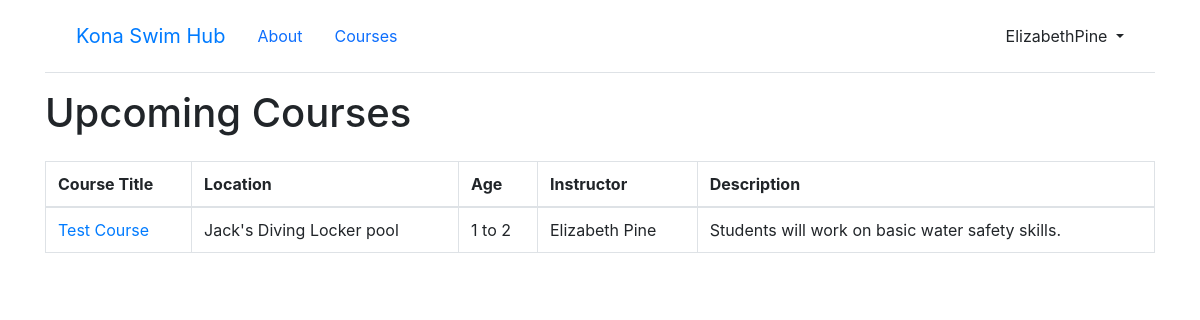
The app's page /lessons/course_list/ (signed in), older data.
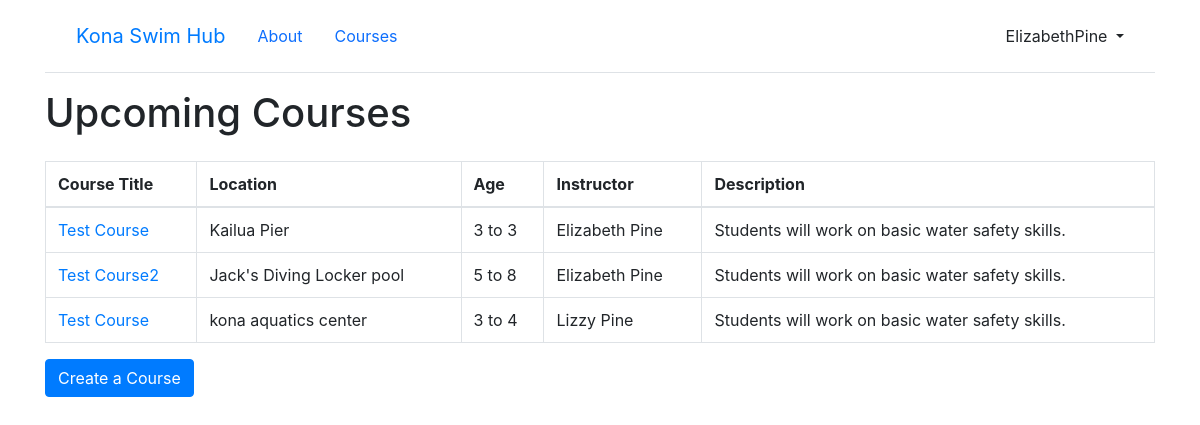
The same page, newer data.
### accounts/models.py (models this page shows)
class CustomUser(AbstractUser):
    email = models.EmailField(max_length=200)
    password = models.CharField(max_length=200)
    first_name = models.CharField(max_length = 100)
    last_name = models.CharField(max_length = 100)
    is_instructor = models.BooleanField(default=False)
    course_created = models.ForeignKey('lessons.Course', null=True, on_delete=models.CASCADE)
    def __str__(self):
        return self.first_name[:50] + " " + self.last_name[:50]

### lessons/models.py (models this page shows, shortened)
class Course(models.Model):
    course_instructor = models.ForeignKey(CustomUser, on_delete=models.CASCADE, null=True) # Check this: When User is deleted, also delete the Course.
    course_title = models.CharField(max_length=100, default=None)
    course_description = models.CharField(max_length=250)
    course_age_range_min = models.IntegerField(null=True)
    course_age_range_max = models.IntegerField(null=True)
    course_location = models.CharField(max_length=100)
    course_start_date = models.DateField(help_text="Enter the date this course will begin.")
    course_end_date = models.DateField(help_text="Enter the date this course will end.")
    course_day_of_week = models.CharField(max_length=100)
    course_start_time = models.TimeField(help_text="Enter the start time for this course (e.g., 01:00 PM)")
    course_end_time = models.TimeField(help_text="Enter the end time for this course (e.g., 02:00 PM)")
    num_spots_available = models.IntegerField()
    learner_on_roster = models.ManyToManyField(to=Learner, related_name="learners", default=1, blank=True)

### lessons/views.py (the view, shortened to what this page needs)
# urls.py: path("course_list/", CourseListView.as_view(), name="course_list"),
class CourseListView(LoginRequiredMixin, ListView):
    model = Course
    template_name = 'course_list.html'

### templates/course_list.html (shortened to what this page needs)
{% extends "base.html" %}
{% block content %}
<body>
  <h1>Upcoming Courses</h1>
  <div class="course-table-container">
    <table class="table table-bordered table-hover">
      <thead>
        <tr>
          <th> Course Title </th>
          <th> Location </th>
          <th> Age </th>
          <th> Instructor </th>
          <th> Description </th>
        </tr>
      </thead>
      <tbody>
        {% for course in object_list %}
        <tr>
          <td><a href="{% url 'course_detail' course.pk %}"">{{ course.course_title }}</a></td>
          <td> {{ course.course_location }} </td>
          <td> {{ course.course_age_range_min }} to {{ course.course_age_range_max }}</td>
          <td> {{ course.course_instructor }} </td>
          <td> {{ course.course_description }} </td>
        </tr>
        {% endfor %}
      </tbody>
    </table>
  </div>
  {% if user.is_instructor %}
  <div>
    <a href=" {% url 'course_create' %}" class="btn btn-primary" role="button">Create a Course</a>
  </div>
  {% endif %}
</body>
{% endblock content %}

### templates/base.html (shortened to what this page needs)
{% load static %}
<html>
<head>
    <link href="{% static 'css/base.css' %}" rel="stylesheet">
    <link href="https://cdn.jsdelivr.net/npm/bootstrap@5.1.3/dist/css/bootstrap.min.css" rel="stylesheet"
>
</head>
{% load bootstrap4 %}
{% bootstrap_css %}
<body>
    <div class="container">
        <header class="p-3 mb-3 border-bottom">
            <div class="container">
                <div class="d-flex flex-wrap align-items-center justify-content-center
                justify-content-lg-start">
                    <a class="navbar-brand" href="{% url 'home' %}">Kona Swim Hub</a>
                    <a class="nav-link" href="{% url 'about' %}">About </a>
                    <a class="nav-link" href="{% url 'course_list' %}">Courses </a>
                        {% if user.is_authenticated %}
                    <div class="dropdown text-end">
                        <a href="#" class="d-block link-dark text-decoration-none dropdown-toggle" id="dropdownUser1"
                            data-bs-toggle="dropdown" aria-expanded="false">
                            {{ user.username }}
                        </a>
                    </div>
                    {% else %}
                    </ul>
                    <div class="text-end">
                        <a href="{% url 'login' %}" class="btn btn-outline-primary me-2">Log In</a>
                        <a href="{% url 'signup' %}" class="btn btn-primary">Sign Up</a>
                    </div>
                    {% endif %}
                </div>
        </header>
        <main>
            {% block content %}
            {% endblock content %}
        </main>
    </div>
</body>
</html>

### static/css/base.css (style rules this page uses)
.course-table-container { padding-top: 1em; }

Row changes from the older to the newer data that the page shows:
removed Course: course_title "Test Course", course_location "Jack's Diving Locker pool", course_age_range_min "1", course_age_range_max "2", course_instructor "Elizabeth Pine", course_description "Students will work on basic water safety skills."
changed CustomUser "ElizabethPine": is_instructor False → True (drawn)
added Course: course_title "Test Course", course_location "Kailua Pier", course_age_range_min "3", course_age_range_max "3", course_instructor "Elizabeth Pine", course_description "Students will work on basic water safety skills."
added Course: course_title "Test Course2", course_location "Jack's Diving Locker pool", course_age_range_min "5", course_age_range_max "8", course_instructor "Elizabeth Pine", course_description "Students will work on basic water safety skills."
added Course: course_title "Test Course", course_location "kona aquatics center", course_age_range_min "3", course_age_range_max "4", course_instructor "Lizzy Pine", course_description "Students will work on basic water safety skills."
Text that changed along with them:
text now shown: "Create a Course"
